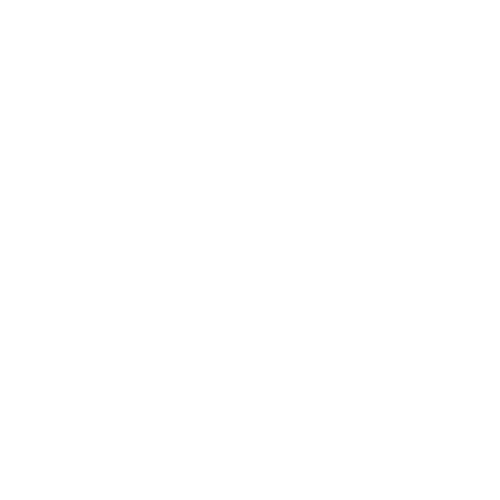
Frame 1 (no input)
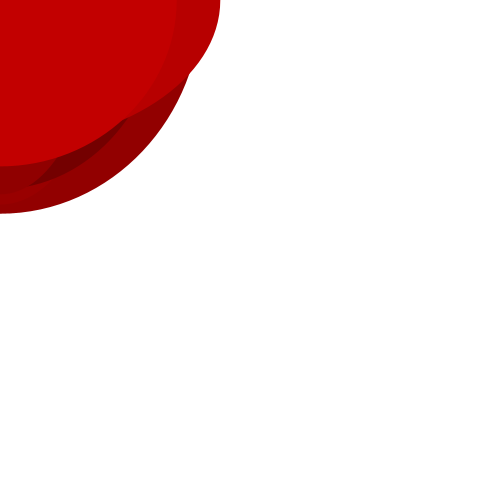
Frame 60 (the mouse pressed at the canvas centre just before this capture)
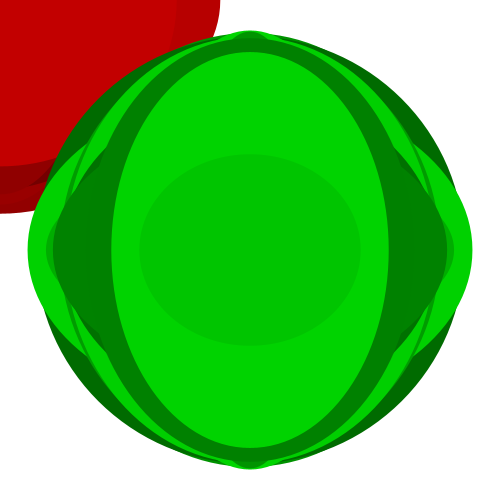
Frame 120 (the mouse held since frame 60 and released just before this capture)

The Processing sketch that drew these frames (run headless with seeded random() and noise(); from frame 60 on, the mouse is pressed at the canvas centre):

// Processing sketch: processing_141956
// ── processing_141956.pde

void setup() {
  size(500, 500);
  background(255);
}

float hei;
float wid;

void draw() { 
  noStroke();
  hei = random(125, 450);
  wid = random(125, 450);
  ellipse(mouseX, mouseY, hei, wid);
  fill(wid/2, 0, 0);
  if(mousePressed) {
    fill(0, wid/2, 0);
  }
  if(keyPressed) {
    fill(0, 0, wid/2);
  }
}
